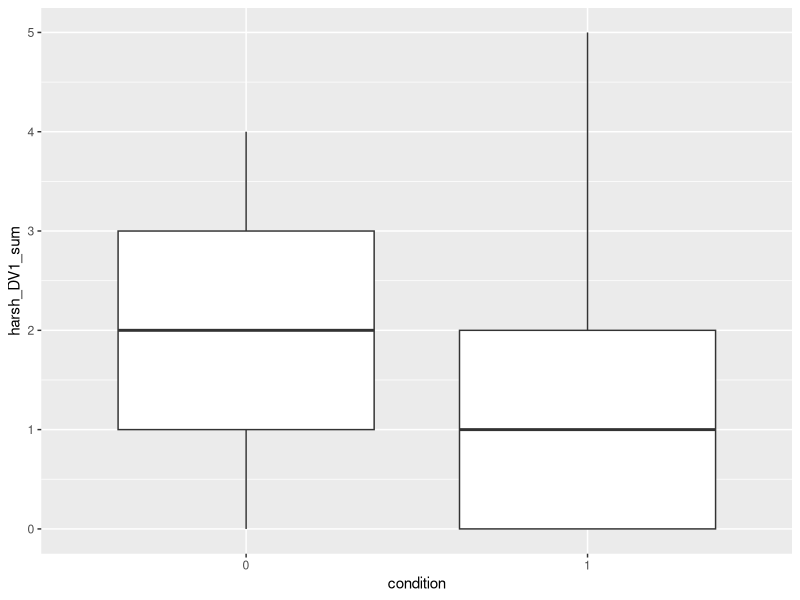
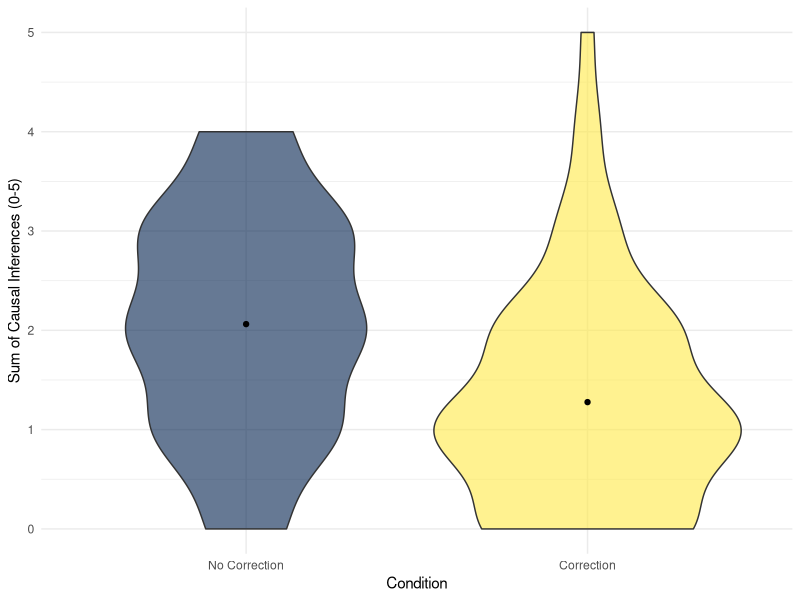
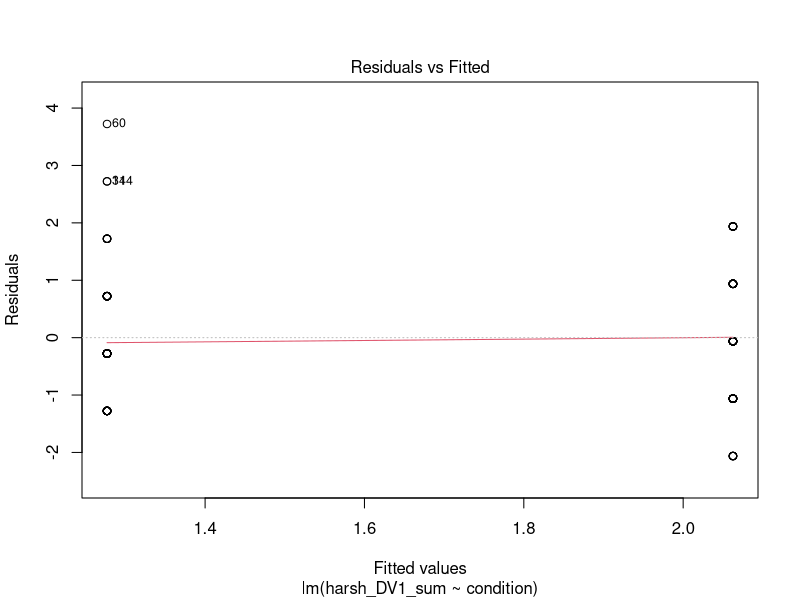
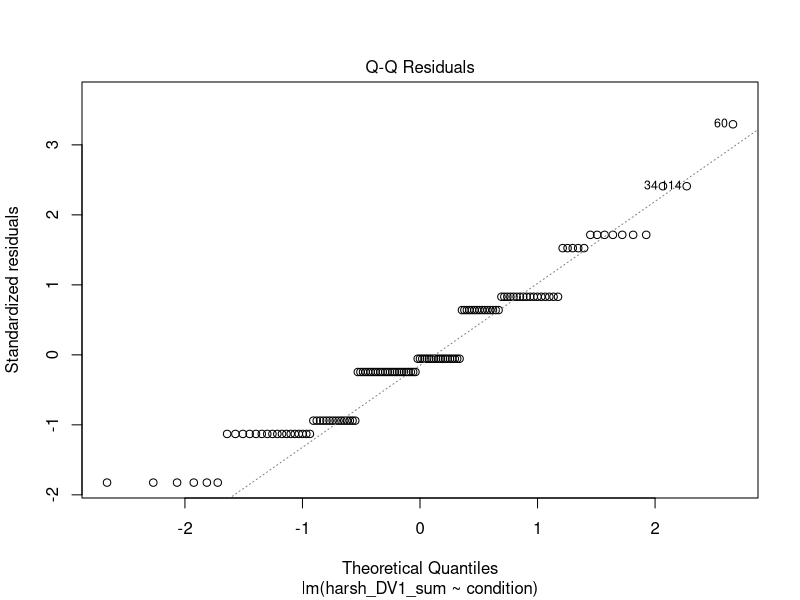
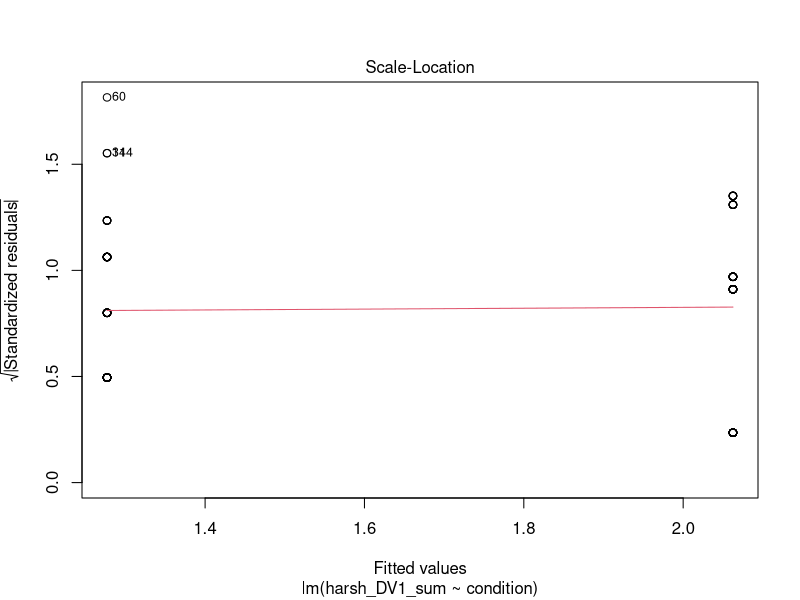
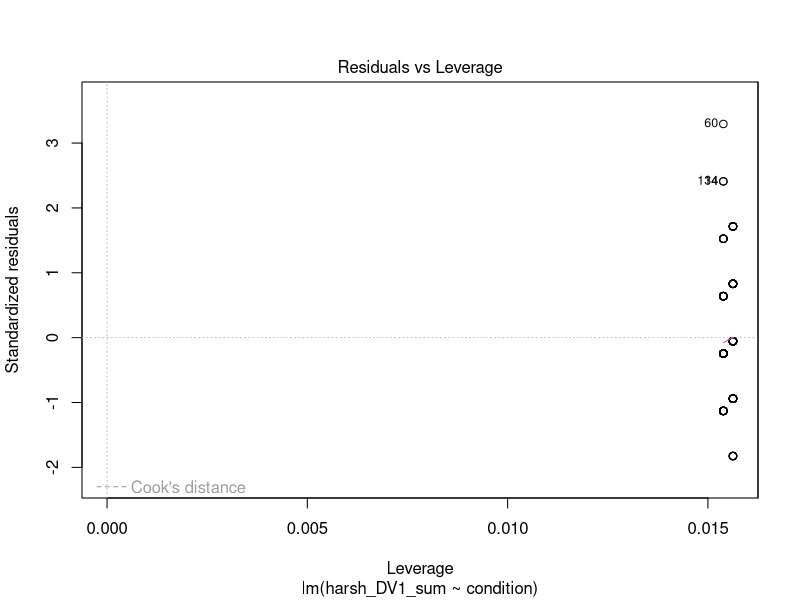

Reproduce these figures in R, in order.
## ---- chunk 1
# load packages you need for these tasks
library(tidyverse)

# Load data for this task
zhang_data <- read_csv("data/Zhang_data.csv") %>% 
  mutate(condition = as.factor(condition))
## ---- chunk 2
zhang_data %>% 
  ggplot(aes(x = condition, y = harsh_DV1_sum)) + 
  geom_boxplot()
## ---- chunk 3
zhang_data %>% 
  ggplot(aes(x = condition, y = harsh_DV1_sum, fill = condition)) + 
  geom_violin(alpha = .6, trim = TRUE) +
  stat_summary(fun = "mean", geom = "point") +
  stat_summary(fun.data = "mean_cl_normal", geom = "errorbar", width = .1) +
  scale_fill_viridis_d(option = "E") +
  scale_y_continuous(name = "Sum of Causal Inferences (0-5)") +
  scale_x_discrete(name = "Condition", label = c("No Correction", "Correction")) + 
  guides(fill = FALSE) + 
  theme_minimal()
## ---- chunk 4
lm_condition <- lm(harsh_DV1_sum ~ condition, data = zhang_data)
## ---- chunk 5
summary(lm_condition)
## ---- chunk 6
confint(lm_condition)
## ---- chunk 7
plot(lm_condition)
